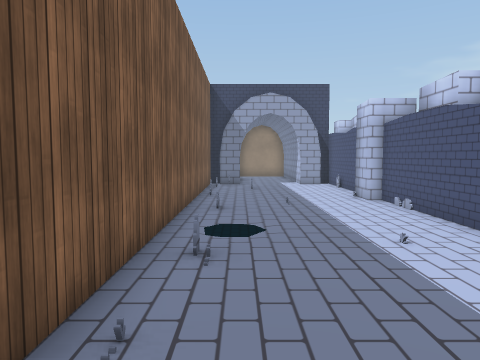
view 1 (above)

13 first-person views from a walk through a Unity game level. The camera is 1.4 m above the floor, tilts 4° down and sees 70° across. The floor is counted in squares, 1 m on a side. Each view is taken from the middle of a square. On the plan, view 1 faces up. The plan holds only what a view shows up to about 15 squares ahead; the rest is blank. The place goes on beyond the plan. The player is left out. Some surface patterns are stand-ins.

view 2
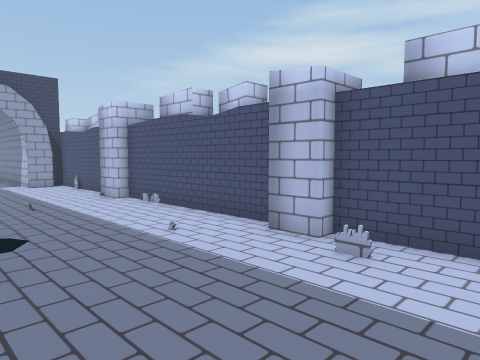

view 3
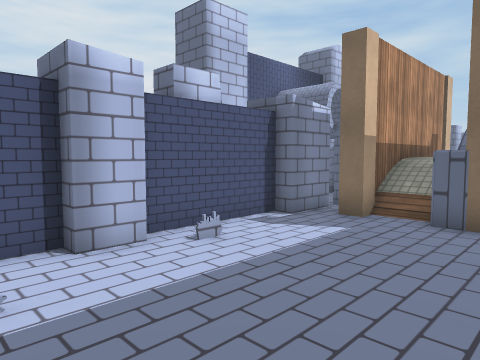

view 4
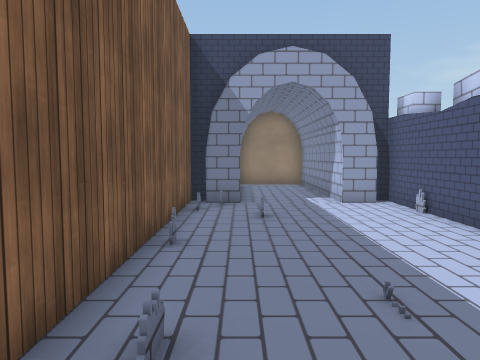

view 5
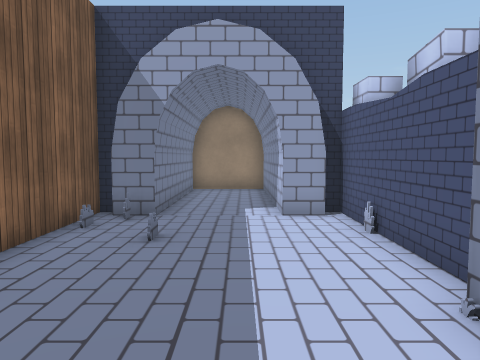

view 6
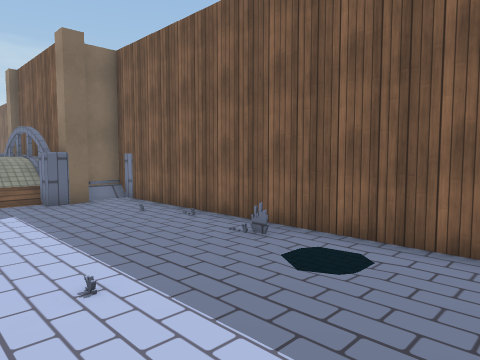

view 7
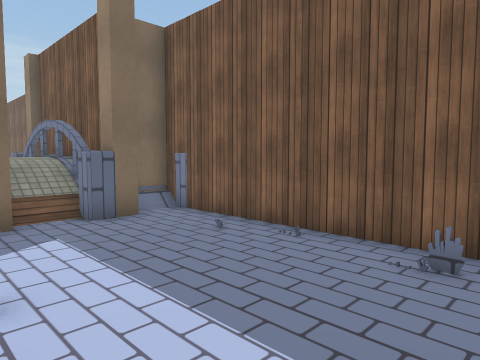

view 8
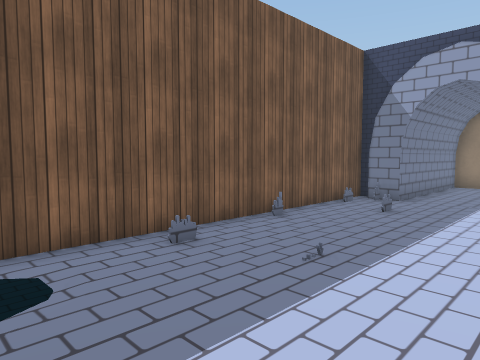

view 9
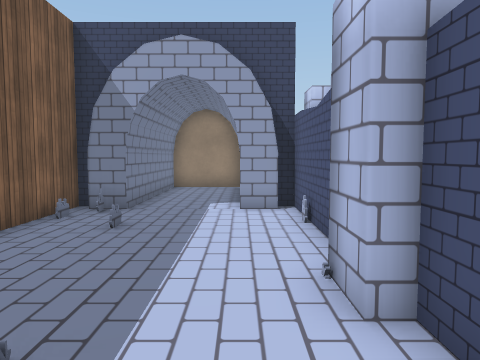

view 10
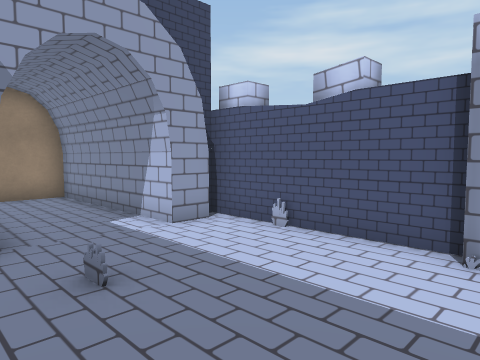

view 11
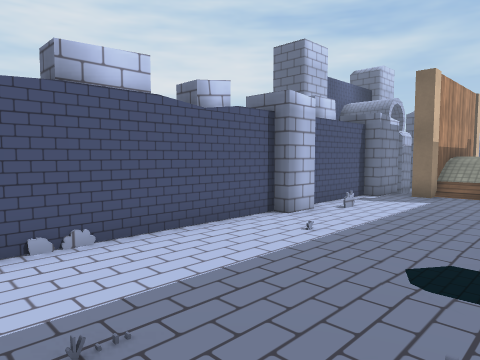

view 12
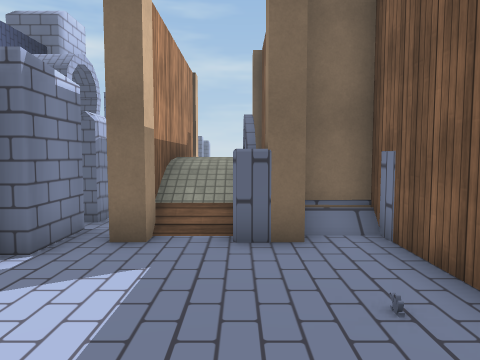

view 13
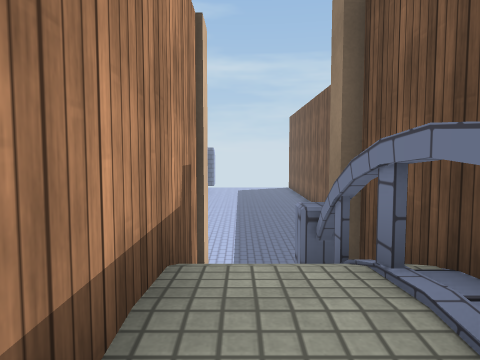

### Floor plan
Key: @ floor where view 1 was taken; # wall or solid block; . main floor; : floor 1.25 m higher than the main floor; / step, stairs or slope; = window, fence, low wall or low ledge; ~ liquid the walk can cross; O other object.
Columns run from 2 left of view 1 to 5 right of it. Each row starts with its distance up from view 1.
 24   ####
 23   #..#
 22   #..#
 21   #..#
 20   #..#
 19   #..#
 18  ##..##
 17 ###..###
 16 #O.....#
 15 #..O..O#
 14 #......#
 13 #......#
 12 #O....##
 11 #.....##
 10 #..O...#
  9 #O.....#
  8 #......#
  7 #.~....#
  6 #......#
  5 #OO..O.#
  4 #.....##
  3 #.....##
  2 #O....O#
  1 #.O....#
  0 #.@....#
 -1 #.....##
 -2 ####/##
 -3   ##/#
 -4    #:#
 -5    #:#
 -6   ##:#
 -7   ## #
 -8   #= #
 -9   ## #

Where each view was taken, in squares from view 1:
view 1: 0 up, 0 right, facing up
view 2: 0 up, 1 left, facing up-right
view 3: 6 up, 1 left, facing down-right
view 4: 7 up, 0 right, facing up
view 5: 9 up, 2 right, facing up
view 6: 9 up, 4 right, facing down-left
view 7: 6 up, 4 right, facing down-left
view 8: 6 up, 4 right, facing up-left
view 9: 8 up, 3 right, facing up
view 10: 11 up, 1 left, facing up-right
view 11: 11 up, 1 left, facing down-right
view 12: 4 up, 1 right, facing down
view 13: 3 down, 2 right, facing down
